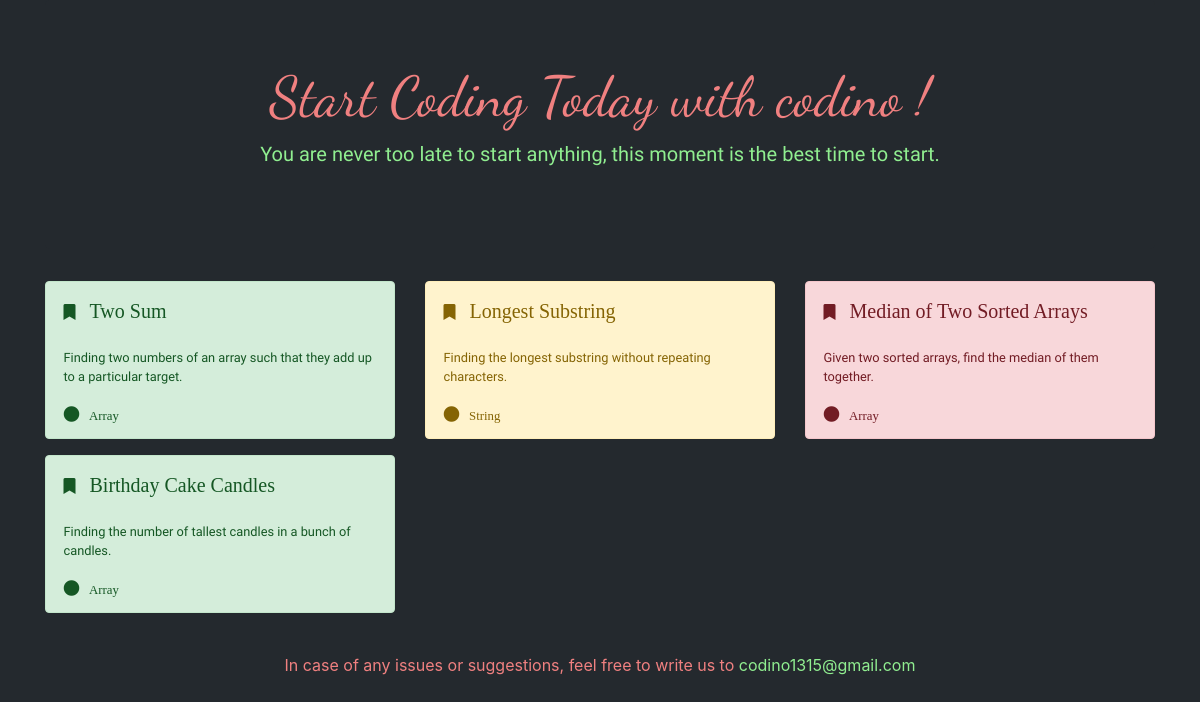
Screenshot of /main.php with the database file from the repository.
### tables this page shows
CREATE TABLE `code` (
  `id` int(4) NOT NULL,
  `title` varchar(255) NOT NULL,
  `description` varchar(255) NOT NULL,
  `question` text NOT NULL,
  `diff` varchar(255) NOT NULL,
  `category` varchar(255) NOT NULL,
  `ans1` text NOT NULL,
  `ans2` text NOT NULL,
  `link` varchar(255) NOT NULL,
  `date` date NOT NULL
);

### main.php (the view, shortened to what this page needs)
<?php
$connection = mysqli_connect('localhost','root','','codino');
?>
<!DOCTYPE html>
<html lang="en">
<head>
    <link rel="stylesheet" href="https://stackpath.bootstrapcdn.com/bootstrap/4.5.2/css/bootstrap.min.css">
    <link rel="stylesheet" href="https://cdnjs.cloudflare.com/ajax/libs/font-awesome/5.14.0/css/all.min.css" />
</head>
<body style="background:#24292e;">
        <div class="container">
        <div class="jumbotron" style="background:#24292e;">
         <div class="container" style="text-align:center;">
          <h1 class="display-4" style="color:lightcoral;font-family: 'Dancing Script', cursive;"> Start Coding Today with codino ! </h1>
          <p class="lead" style="color:lightgreen;font-family: 'Courgette', cursive;">You are never too late to start anything, this moment is the best time to start.</p>
            </div>
        </div>
       <div class="row">
                  <?php
                    $query = "SELECT * FROM code";
                    $select_query = mysqli_query($connection,$query);
                    while($row = mysqli_fetch_assoc($select_query)){
                        $id = $row['id'];
                        $title = $row['title'];
                        $description = $row['description'];
                        $diff = $row['diff'];
                        $category = $row['category'];
                    ?>
                <div class="col-lg-4 col-sm-6">
               <a href="question.php?id=<?php echo $id;?>">
                <div style="padding-left: 5%; padding-top:5%;" class=" alert
                   <?php
                    if($diff == "Easy")
                        echo "alert-success";
                    else if($diff == "Moderate")
                        echo "alert-warning";
                    else if($diff == "Hard")
                        echo "alert-danger";
                    ?>
                   ">
                    <i class="fas fa-bookmark fa-1x"> <span class="lead"> &nbsp; <?php echo $title;  ?> </span>
                         </i> <br> <br>
                    <p class="small" style="font-family: 'Monda', sans-serif;"> <?php echo $description; ?> </p>
                    <i class="fas fa-circle"><span class="small"> &nbsp; <?php echo $category;  ?> </span></i>
                </div>
                </a>
           </div>
           <?php } ?>
       </div>
   </div>
    <footer>
        <br>
        <p style="color:lightcoral; text-align:center;">In case of any issues or suggestions, feel free to write us to <a href="mailto:codino1315@gmail.com" style="color:lightgreen;"> codino1315@gmail.com </a></p>
    </footer>
</body>
</html>

### rows the page displays
code: title "Two Sum", description "Finding two numbers of an array such that they add up to a particular target.", category "Array"
code: title "Longest Substring", description "Finding the longest substring without repeating characters.", category "String"
code: title "Median of Two Sorted Arrays", description "Given two sorted arrays, find the median of them together.", category "Array"
code: title "Birthday Cake Candles", description "Finding the number of tallest candles in a bunch of candles.", category "Array"
